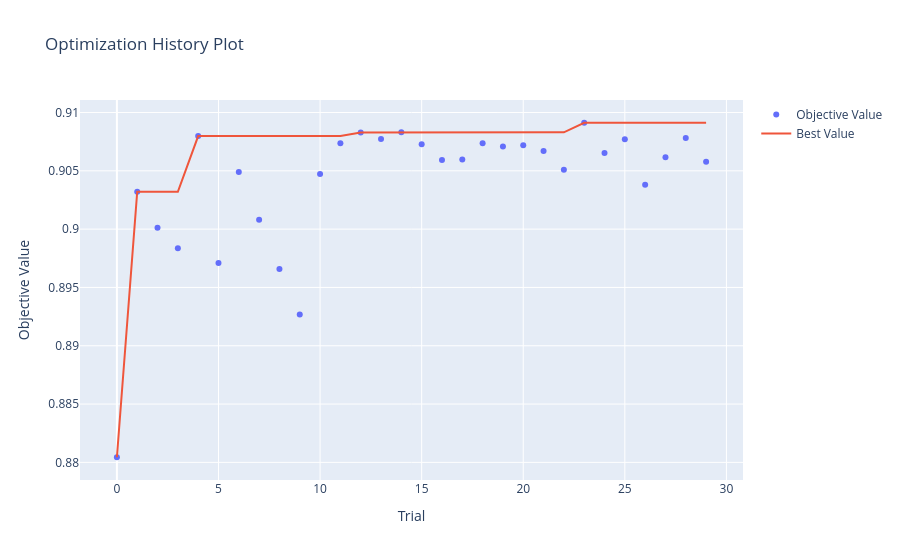

The notebook cell this image was saved under:
### Markdown cell above
탐색 과정 그래프

### Code cell
optuna.visualization.plot_optimization_history(study)

### Figure 1 — Plotly figure (JSON) as saved in the notebook; plotly's stock layout.template omitted (floating-point values rounded to 4 significant figures)
{"data": [{"mode": "markers", "name": "Objective Value", "type": "scatter", "x": [0, 1, 2, 3, 4, 5, 6, 7, 8, 9, 10, 11, 12, 13, 14, 15, 16, 17, 18, 19, 20, 21, 22, 23, 24, 25, 26, 27, 28, 29], "y": [0.8804, 0.9032, 0.9001, 0.8984, 0.908, 0.8971, 0.9049, 0.9008, 0.8966, 0.8927, 0.9047, 0.9074, 0.9083, 0.9077, 0.9083, 0.9073, 0.9059, 0.906, 0.9074, 0.9071, 0.9072, 0.9067, 0.9051, 0.9091, 0.9065, 0.9077, 0.9038, 0.9062, 0.9078, 0.9058]}, {"mode": "lines", "name": "Best Value", "type": "scatter", "x": [0, 1, 2, 3, 4, 5, 6, 7, 8, 9, 10, 11, 12, 13, 14, 15, 16, 17, 18, 19, 20, 21, 22, 23, 24, 25, 26, 27, 28, 29], "y": [0.8804, 0.9032, 0.9032, 0.9032, 0.908, 0.908, 0.908, 0.908, 0.908, 0.908, 0.908, 0.908, 0.9083, 0.9083, 0.9083, 0.9083, 0.9083, 0.9083, 0.9083, 0.9083, 0.9083, 0.9083, 0.9083, 0.9091, 0.9091, 0.9091, 0.9091, 0.9091, 0.9091, 0.9091]}, {"marker": {"color": "#cccccc"}, "mode": "markers", "name": "Infeasible Trial", "showlegend": false, "type": "scatter", "x": [], "y": []}], "layout": {"title": {"text": "Optimization History Plot"}, "xaxis": {"title": {"text": "Trial"}}, "yaxis": {"title": {"text": "Objective Value"}}}}
